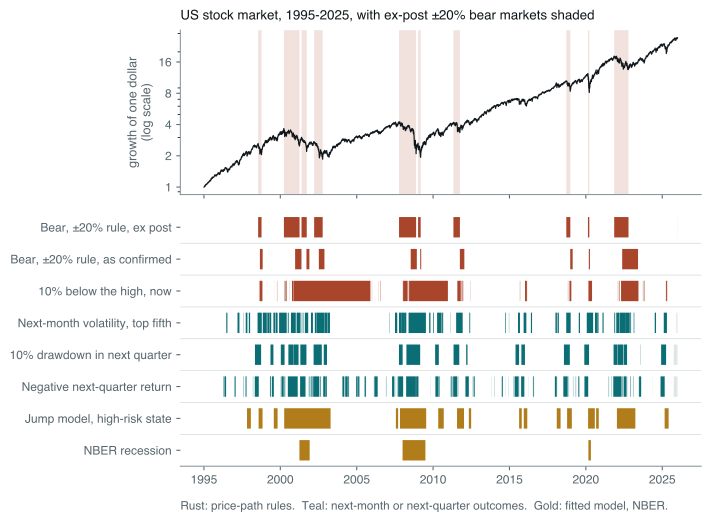

This figure's Python source:
# Eight definitions of a "bad" market regime, drawn as strips under the US
# market index from 1995 to 2025, for regime_classification.md. The labels and
# the data are built in rc_common.py, which also prints the statistics the
# chapter quotes.
#
# Run standalone:  uv run --no-project --with matplotlib python <path>

import os

os.environ.setdefault("SOURCE_DATE_EPOCH", "1735689600")

import matplotlib

matplotlib.use("Agg")
matplotlib.rcParams["svg.fonttype"] = "path"
matplotlib.rcParams["svg.hashsalt"] = "rc-labels"
matplotlib.rcParams["font.family"] = ["Helvetica", "Arial", "DejaVu Sans"]

from pathlib import Path

import matplotlib.dates as mdates
import matplotlib.pyplot as plt
import numpy as np
from rc_common import GOLD, GREY, INK, MUTED, RUST, TEAL, labels, load_or_exit, market, runs, to_datetime64

START, STOP = 19950101, 20251231
STRIPS = [
    ("Bear, ±20% rule, ex post", RUST),
    ("Bear, ±20% rule, as confirmed", RUST),
    ("10% below the high, now", RUST),
    ("Next-month volatility, top fifth", TEAL),
    ("10% drawdown in next quarter", TEAL),
    ("Negative next-quarter return", TEAL),
    ("Jump model, high-risk state", GOLD),
    ("NBER recession", GOLD),
]


def main() -> None:
    load_or_exit(Path(__file__))
    m, labs = market(), labels()
    dates = m["dates"]
    i0, i1 = np.searchsorted(dates, START), np.searchsorted(dates, STOP, side="right")
    t = to_datetime64(dates[i0:i1])
    wealth = m["P"][i0:i1] / m["P"][i0]

    fig, axes = plt.subplots(
        2, 1, figsize=(7.0, 5.9), sharex=True, gridspec_kw={"height_ratios": [1.0, 1.55], "hspace": 0.08}
    )
    ax = axes[0]
    bear = np.nan_to_num(labs["Bear, ±20% rule, ex post"][i0:i1]).astype(int)
    for a, b in runs(bear):
        ax.axvspan(t[a], t[min(b + 1, len(t) - 1)], color=RUST, alpha=0.16, linewidth=0)
    ax.plot(t, wealth, color=INK, linewidth=0.9)
    ax.set_yscale("log")
    ax.set_ylabel("growth of one dollar\n(log scale)", fontsize=9.5, color=MUTED)
    ax.set_yticks([1, 2, 4, 8, 16])
    ax.set_yticklabels(["1", "2", "4", "8", "16"])
    ax.set_title(
        "US stock market, 1995-2025, with ex-post ±20% bear markets shaded",
        fontsize=10.0,
        color=INK,
        loc="left",
        pad=8,
    )

    ax = axes[1]
    n = len(STRIPS)
    for row, (name, color) in enumerate(STRIPS):
        y = labs[name][i0:i1]
        level = n - 1 - row
        on = np.nan_to_num(y).astype(int)
        for a, b in runs(on):
            ax.axvspan(
                t[a],
                t[min(b + 1, len(t) - 1)],
                ymin=(level + 0.18) / n,
                ymax=(level + 0.82) / n,
                color=color,
                linewidth=0,
            )
        undefined = np.flatnonzero(~np.isfinite(y))
        if len(undefined):
            ax.axvspan(
                t[undefined[0]],
                t[-1],
                ymin=(level + 0.18) / n,
                ymax=(level + 0.82) / n,
                color=GREY,
                alpha=0.25,
                linewidth=0,
            )
    ax.set_ylim(0, n)
    ax.set_yticks([n - 1 - k + 0.5 for k in range(n)])
    ax.set_yticklabels([name for name, _ in STRIPS], fontsize=9.0, color=INK)
    ax.tick_params(axis="y", length=0)
    for k in range(1, n):
        ax.axhline(k, color=GREY, linewidth=0.4, alpha=0.5)
    ax.text(
        0.0,
        -0.17,
        "Rust: price-path rules.  Teal: next-month or next-quarter outcomes.  Gold: fitted model, NBER.",
        transform=ax.transAxes,
        fontsize=8.8,
        color=MUTED,
    )
    ax.xaxis.set_major_locator(mdates.YearLocator(5))
    ax.xaxis.set_major_formatter(mdates.DateFormatter("%Y"))

    for ax in axes:
        ax.tick_params(labelsize=9.0, colors=MUTED, length=3)
        for side in ("top", "right"):
            ax.spines[side].set_visible(False)
        for side in ("left", "bottom"):
            ax.spines[side].set_color(GREY)
    axes[1].spines["left"].set_visible(False)

    out = Path(__file__).with_suffix(".svg")
    fig.savefig(out, transparent=True, bbox_inches="tight", metadata={"Date": None})
    print(f"wrote {out.name}")


if __name__ == "__main__":
    main()
